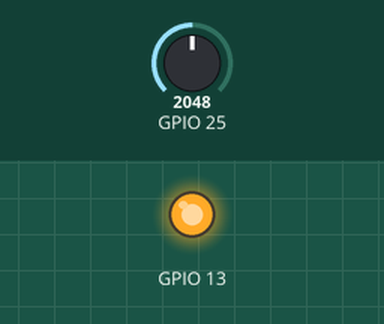
A sketch run on a simulated ESP32. Parts: output pins drawn as LEDs (lit = HIGH). Inputs (shaded band) come from the test bench; at power-on: GPIO 25 = 2048.

Above: at 1.2 s.
1.3 s: GPIO 25 set to 653
2.8 s: GPIO 25 set to 555
At 4.0 s:
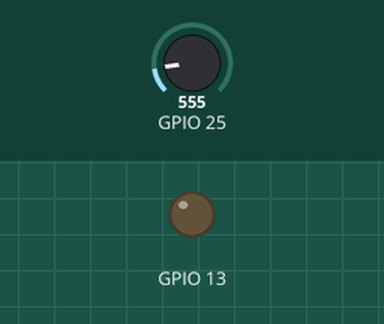
4.3 s: GPIO 25 set to 652
At 5.0 s:
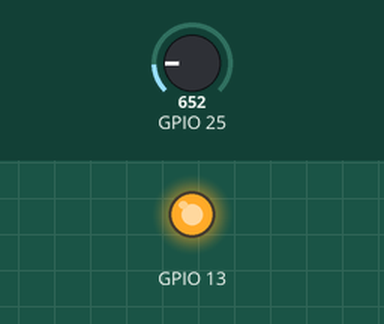
5.8 s: GPIO 25 set to 572
At 6.5 s:
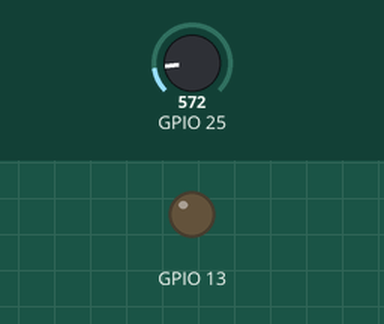
Timing chart, 0 to 8.3 s (numbered marks = the images above; inputs shaded):
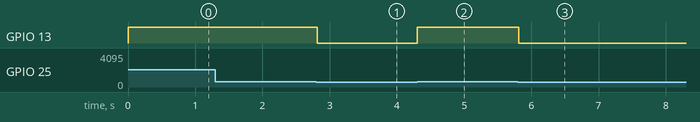

The sketch:

flexTest.ino
```cpp
void setup() {
  // put your setup code here, to run once:
  pinMode(25,INPUT);

  pinMode(13,OUTPUT);
}

void loop() {
  // put your main code here, to run repeatedly:
 while(analogRead(25) <= 440 || analogRead(25) >= 612)
 {
   digitalWrite(13,HIGH);
   delay(30);
 }
 digitalWrite(13,LOW);

}
```

Measured:
- the behaviour switches between 612 and 611 on GPIO 25 (found by bisection; images 0 and 1)
- after the input at 1.3 s, every drawn part: stays the same
- after the input at 2.8 s, GPIO 13: HIGH → LOW at once
- after the input at 4.3 s, GPIO 13: LOW → HIGH at once
- after the input at 5.8 s, GPIO 13: HIGH → LOW at once
